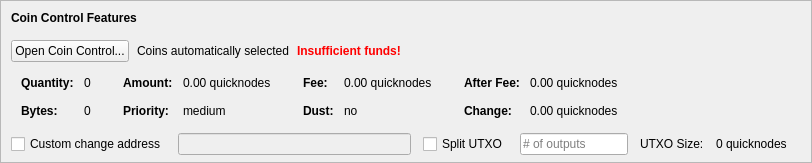
    <widget class="QFrame" name="frameCoinControl">
     <property name="sizePolicy">
      <sizepolicy hsizetype="Expanding" vsizetype="Expanding">
       <horstretch>0</horstretch>
       <verstretch>0</verstretch>
      </sizepolicy>
     </property>
     <property name="maximumSize">
      <size>
       <width>16777215</width>
       <height>16777215</height>
      </size>
     </property>
     <property name="frameShape">
      <enum>QFrame::StyledPanel</enum>
     </property>
     <property name="frameShadow">
      <enum>QFrame::Sunken</enum>
     </property>
     <layout class="QVBoxLayout" name="verticalLayoutCoinControl2">
      <property name="spacing">
       <number>0</number>
      </property>
      <property name="leftMargin">
       <number>0</number>
      </property>
      <property name="topMargin">
       <number>0</number>
      </property>
      <property name="rightMargin">
       <number>0</number>
      </property>
      <property name="bottomMargin">
       <number>6</number>
      </property>
      <item>
       <layout class="QVBoxLayout" name="verticalLayoutCoinControl" stretch="0,0,0,0,1">
        <property name="spacing">
         <number>0</number>
        </property>
        <property name="leftMargin">
         <number>10</number>
        </property>
        <property name="topMargin">
         <number>10</number>
        </property>
        <item>
         <layout class="QHBoxLayout" name="horizontalLayoutCoinControl1">
          <property name="bottomMargin">
           <number>15</number>
          </property>
          <item>
           <widget class="QLabel" name="labelCoinControlFeatures">
            <property name="sizePolicy">
             <sizepolicy hsizetype="Preferred" vsizetype="Maximum">
              <horstretch>0</horstretch>
              <verstretch>0</verstretch>
             </sizepolicy>
            </property>
            <property name="font">
             <font>
              <weight>75</weight>
              <bold>true</bold>
             </font>
            </property>
            <property name="styleSheet">
             <string notr="true">font-weight:bold;</string>
            </property>
            <property name="text">
             <string>Coin Control Features</string>
            </property>
           </widget>
          </item>
         </layout>
        </item>
        <item>
         <layout class="QHBoxLayout" name="horizontalLayoutCoinControl2" stretch="0,0,0,0">
          <property name="spacing">
           <number>8</number>
          </property>
          <property name="bottomMargin">
           <number>10</number>
          </property>
          <item>
           <widget class="QPushButton" name="pushButtonCoinControl">
            <property name="styleSheet">
             <string notr="true"/>
            </property>
            <property name="text">
             <string>Open Coin Control...</string>
            </property>
            <property name="autoDefault">
             <bool>false</bool>
            </property>
           </widget>
          </item>
          <item>
           <widget class="QLabel" name="labelCoinControlAutomaticallySelected">
            <property name="text">
             <string>Coins automatically selected</string>
            </property>
            <property name="margin">
             <number>5</number>
            </property>
           </widget>
          </item>
          <item>
           <widget class="QLabel" name="labelCoinControlInsuffFunds">
            <property name="font">
             <font>
              <weight>75</weight>
              <bold>true</bold>
             </font>
            </property>
            <property name="styleSheet">
             <string notr="true">color:red;font-weight:bold;</string>
            </property>
            <property name="text">
             <string>Insufficient funds!</string>
            </property>
            <property name="margin">
             <number>5</number>
            </property>
           </widget>
          </item>
          <item>
           <spacer name="horizontalSpacerCoinControl">
            <property name="orientation">
             <enum>Qt::Horizontal</enum>
            </property>
            <property name="sizeHint" stdset="0">
             <size>
              <width>40</width>
              <height>1</height>
             </size>
            </property>
           </spacer>
          </item>
         </layout>
        </item>
        <item>
         <widget class="QWidget" name="widgetCoinControl" native="true">
          <property name="sizePolicy">
           <sizepolicy hsizetype="Preferred" vsizetype="Preferred">
            <horstretch>0</horstretch>
            <verstretch>0</verstretch>
           </sizepolicy>
          </property>
          <property name="minimumSize">
           <size>
            <width>0</width>
            <height>0</height>
           </size>
          </property>
          <property name="styleSheet">
           <string notr="true"/>
          </property>
          <layout class="QHBoxLayout" name="horizontalLayoutCoinControl5">
           <property name="leftMargin">
            <number>0</number>
           </property>
           <property name="topMargin">
            <number>0</number>
           </property>
           <property name="rightMargin">
            <number>0</number>
           </property>
           <property name="bottomMargin">
            <number>0</number>
           </property>
           <item>
            <layout class="QHBoxLayout" name="horizontalLayoutCoinControl3" stretch="0,0,0,1">
             <property name="spacing">
              <number>20</number>
             </property>
             <property name="topMargin">
              <number>0</number>
             </property>
             <property name="bottomMargin">
              <number>10</number>
             </property>
             <item>
              <layout class="QFormLayout" name="formLayoutCoinControl1">
               <property name="horizontalSpacing">
                <number>10</number>
               </property>
               <property name="verticalSpacing">
                <number>14</number>
               </property>
               <property name="leftMargin">
                <number>10</number>
               </property>
               <property name="topMargin">
                <number>4</number>
               </property>
               <property name="rightMargin">
                <number>6</number>
               </property>
               <item row="0" column="0">
                <widget class="QLabel" name="labelCoinControlQuantityText">
                 <property name="font">
                  <font>
                   <weight>75</weight>
                   <bold>true</bold>
                  </font>
                 </property>
                 <property name="text">
                  <string>Quantity:</string>
                 </property>
                 <property name="margin">
                  <number>0</number>
                 </property>
                </widget>
               </item>
               <item row="0" column="1">
                <widget class="QLabel" name="labelCoinControlQuantity">
                 <property name="cursor">
                  <cursorShape>IBeamCursor</cursorShape>
                 </property>
                 <property name="contextMenuPolicy">
                  <enum>Qt::ActionsContextMenu</enum>
                 </property>
                 <property name="text">
                  <string notr="true">0</string>
                 </property>
                 <property name="margin">
                  <number>0</number>
                 </property>
                 <property name="textInteractionFlags">
                  <set>Qt::LinksAccessibleByMouse|Qt::TextSelectableByKeyboard|Qt::TextSelectableByMouse</set>
                 </property>
                </widget>
               </item>
               <item row="1" column="0">
                <widget class="QLabel" name="labelCoinControlBytesText">
                 <property name="font">
                  <font>
                   <weight>75</weight>
                   <bold>true</bold>
                  </font>
                 </property>
                 <property name="text">
                  <string>Bytes:</string>
                 </property>
                </widget>
               </item>
               <item row="1" column="1">
                <widget class="QLabel" name="labelCoinControlBytes">
                 <property name="cursor">
                  <cursorShape>IBeamCursor</cursorShape>
                 </property>
                 <property name="contextMenuPolicy">
                  <enum>Qt::ActionsContextMenu</enum>
                 </property>
                 <property name="text">
                  <string notr="true">0</string>
                 </property>
                 <property name="textInteractionFlags">
                  <set>Qt::LinksAccessibleByMouse|Qt::TextSelectableByKeyboard|Qt::TextSelectableByMouse</set>
                 </property>
                </widget>
               </item>
              </layout>
             </item>
             <item>
              <layout class="QFormLayout" name="formLayoutCoinControl2">
               <property name="horizontalSpacing">
                <number>10</number>
               </property>
               <property name="verticalSpacing">
                <number>14</number>
               </property>
               <property name="leftMargin">
                <number>6</number>
               </property>
               <property name="topMargin">
                <number>4</number>
               </property>
               <property name="rightMargin">
                <number>6</number>
               </property>
               <item row="0" column="0">
                <widget class="QLabel" name="labelCoinControlAmountText">
                 <property name="font">
                  <font>
                   <weight>75</weight>
                   <bold>true</bold>
                  </font>
                 </property>
                 <property name="text">
                  <string>Amount:</string>
                 </property>
                 <property name="margin">
                  <number>0</number>
                 </property>
                </widget>
               </item>
               <item row="0" column="1">
                <widget class="QLabel" name="labelCoinControlAmount">
                 <property name="cursor">
                  <cursorShape>IBeamCursor</cursorShape>
                 </property>
                 <property name="contextMenuPolicy">
                  <enum>Qt::ActionsContextMenu</enum>
                 </property>
                 <property name="text">
                  <string notr="true">0.00 quicknodes</string>
                 </property>
                 <property name="textInteractionFlags">
                  <set>Qt::LinksAccessibleByMouse|Qt::TextSelectableByKeyboard|Qt::TextSelectableByMouse</set>
                 </property>
                </widget>
               </item>
               <item row="1" column="0">
                <widget class="QLabel" name="labelCoinControlPriorityText">
                 <property name="font">
                  <font>
                   <weight>75</weight>
                   <bold>true</bold>
                  </font>
                 </property>
                 <property name="text">
                  <string>Priority:</string>
                 </property>
                </widget>
               </item>
               <item row="1" column="1">
                <widget class="QLabel" name="labelCoinControlPriority">
                 <property name="cursor">
                  <cursorShape>IBeamCursor</cursorShape>
                 </property>
                 <property name="contextMenuPolicy">
                  <enum>Qt::ActionsContextMenu</enum>
                 </property>
                 <property name="text">
                  <string>medium</string>
                 </property>
                 <property name="textInteractionFlags">
                  <set>Qt::LinksAccessibleByMouse|Qt::TextSelectableByKeyboard|Qt::TextSelectableByMouse</set>
                 </property>
                </widget>
               </item>
              </layout>
             </item>
             <item>
              <layout class="QFormLayout" name="formLayoutCoinControl3">
               <property name="horizontalSpacing">
                <number>10</number>
               </property>
               <property name="verticalSpacing">
                <number>14</number>
               </property>
               <property name="leftMargin">
                <number>6</number>
               </property>
               <property name="topMargin">
                <number>4</number>
               </property>
               <property name="rightMargin">
                <number>6</number>
               </property>
               <item row="0" column="0">
                <widget class="QLabel" name="labelCoinControlFeeText">
                 <property name="font">
                  <font>
                   <weight>75</weight>
                   <bold>true</bold>
                  </font>
                 </property>
                 <property name="text">
                  <string>Fee:</string>
                 </property>
                 <property name="margin">
                  <number>0</number>
                 </property>
                </widget>
               </item>
               <item row="0" column="1">
                <widget class="QLabel" name="labelCoinControlFee">
                 <property name="cursor">
                  <cursorShape>IBeamCursor</cursorShape>
                 </property>
                 <property name="contextMenuPolicy">
                  <enum>Qt::ActionsContextMenu</enum>
                 </property>
                 <property name="text">
                  <string notr="true">0.00 quicknodes</string>
                 </property>
                 <property name="textInteractionFlags">
                  <set>Qt::LinksAccessibleByMouse|Qt::TextSelectableByKeyboard|Qt::TextSelectableByMouse</set>
                 </property>
                </widget>
               </item>
               <item row="1" column="0">
                <widget class="QLabel" name="labelCoinControlLowOutputText">
                 <property name="font">
                  <font>
                   <weight>75</weight>
                   <bold>true</bold>
                  </font>
                 </property>
                 <property name="text">
                  <string>Dust:</string>
                 </property>
                </widget>
               </item>
               <item row="1" column="1">
                <widget class="QLabel" name="labelCoinControlLowOutput">
                 <property name="cursor">
                  <cursorShape>IBeamCursor</cursorShape>
                 </property>
                 <property name="contextMenuPolicy">
                  <enum>Qt::ActionsContextMenu</enum>
                 </property>
                 <property name="text">
                  <string>no</string>
                 </property>
                 <property name="textInteractionFlags">
                  <set>Qt::LinksAccessibleByMouse|Qt::TextSelectableByKeyboard|Qt::TextSelectableByMouse</set>
                 </property>
                </widget>
               </item>
              </layout>
             </item>
             <item>
              <layout class="QFormLayout" name="formLayoutCoinControl4">
               <property name="horizontalSpacing">
                <number>10</number>
               </property>
               <property name="verticalSpacing">
                <number>14</number>
               </property>
               <property name="leftMargin">
                <number>6</number>
               </property>
               <property name="topMargin">
                <number>4</number>
               </property>
               <property name="rightMargin">
                <number>6</number>
               </property>
               <item row="0" column="0">
                <widget class="QLabel" name="labelCoinControlAfterFeeText">
                 <property name="font">
                  <font>
                   <weight>75</weight>
                   <bold>true</bold>
                  </font>
                 </property>
                 <property name="text">
                  <string>After Fee:</string>
                 </property>
                 <property name="margin">
                  <number>0</number>
                 </property>
                </widget>
               </item>
               <item row="0" column="1">
                <widget class="QLabel" name="labelCoinControlAfterFee">
                 <property name="cursor">
                  <cursorShape>IBeamCursor</cursorShape>
                 </property>
                 <property name="contextMenuPolicy">
                  <enum>Qt::ActionsContextMenu</enum>
                 </property>
                 <property name="text">
                  <string notr="true">0.00 quicknodes</string>
                 </property>
                 <property name="textInteractionFlags">
                  <set>Qt::LinksAccessibleByMouse|Qt::TextSelectableByKeyboard|Qt::TextSelectableByMouse</set>
                 </property>
                </widget>
               </item>
               <item row="1" column="0">
                <widget class="QLabel" name="labelCoinControlChangeText">
                 <property name="font">
                  <font>
                   <weight>75</weight>
                   <bold>true</bold>
                  </font>
                 </property>
                 <property name="text">
                  <string>Change:</string>
                 </property>
                </widget>
               </item>
               <item row="1" column="1">
                <widget class="QLabel" name="labelCoinControlChange">
                 <property name="cursor">
                  <cursorShape>IBeamCursor</cursorShape>
                 </property>
                 <property name="contextMenuPolicy">
                  <enum>Qt::ActionsContextMenu</enum>
                 </property>
                 <property name="text">
                  <string notr="true">0.00 quicknodes</string>
                 </property>
                 <property name="textInteractionFlags">
                  <set>Qt::LinksAccessibleByMouse|Qt::TextSelectableByKeyboard|Qt::TextSelectableByMouse</set>
                 </property>
                </widget>
               </item>
              </layout>
             </item>
            </layout>
           </item>
          </layout>
         </widget>
        </item>
        <item>
         <layout class="QHBoxLayout" name="horizontalLayoutCoinControl4" stretch="0,0,0,0,0,0,0">
          <property name="spacing">
           <number>12</number>
          </property>
          <property name="sizeConstraint">
           <enum>QLayout::SetDefaultConstraint</enum>
          </property>
          <property name="topMargin">
           <number>5</number>
          </property>
          <property name="rightMargin">
           <number>5</number>
          </property>
          <item>
           <widget class="QCheckBox" name="checkBoxCoinControlChange">
            <property name="toolTip">
             <string>If this is activated, but the change address is empty or invalid, change will be sent to a newly generated address.</string>
            </property>
            <property name="text">
             <string>Custom change address</string>
            </property>
           </widget>
          </item>
          <item>
           <widget class="QValidatedLineEdit" name="lineEditCoinControlChange">
            <property name="enabled">
             <bool>false</bool>
            </property>
            <property name="sizePolicy">
             <sizepolicy hsizetype="Expanding" vsizetype="Fixed">
              <horstretch>0</horstretch>
              <verstretch>0</verstretch>
             </sizepolicy>
            </property>
           </widget>
          </item>
          <item>
           <widget class="QCheckBox" name="splitBlockCheckBox">
            <property name="text">
             <string>Split UTXO</string>
            </property>
           </widget>
          </item>
          <item>
           <widget class="QLineEdit" name="splitBlockLineEdit">
            <property name="sizePolicy">
             <sizepolicy hsizetype="Fixed" vsizetype="Fixed">
              <horstretch>50</horstretch>
              <verstretch>0</verstretch>
             </sizepolicy>
            </property>
            <property name="placeholderText">
             <string># of outputs</string>
            </property>
           </widget>
          </item>
          <item>
           <widget class="QLabel" name="labelBlockSizeText">
            <property name="text">
             <string>UTXO Size:</string>
            </property>
           </widget>
          </item>
          <item>
           <widget class="QLabel" name="labelBlockSize">
            <property name="text">
             <string>0 quicknodes</string>
            </property>
           </widget>
          </item>
          <item>
           <widget class="QLabel" name="labelCoinControlChangeLabel">
            <property name="sizePolicy">
             <sizepolicy hsizetype="Preferred" vsizetype="Expanding">
              <horstretch>0</horstretch>
              <verstretch>0</verstretch>
             </sizepolicy>
            </property>
            <property name="minimumSize">
             <size>
              <width>0</width>
              <height>0</height>
             </size>
            </property>
            <property name="text">
             <string/>
            </property>
            <property name="margin">
             <number>3</number>
            </property>
           </widget>
          </item>
         </layout>
        </item>
        <item>
         <spacer name="verticalSpacerCoinControl">
          <property name="orientation">
           <enum>Qt::Vertical</enum>
          </property>
          <property name="sizeHint" stdset="0">
           <size>
            <width>800</width>
            <height>1</height>
           </size>
          </property>
         </spacer>
        </item>
       </layout>
      </item>
     </layout>
    </widget>
